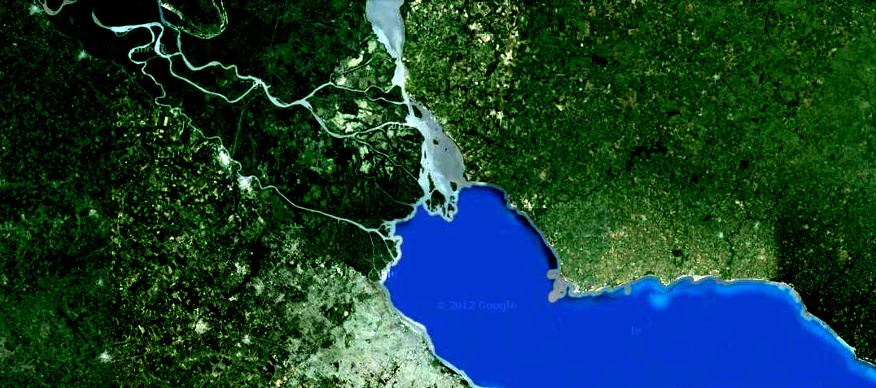
#> input picture 5to año/Procesamiento Digital de Imagenes/ipynb/Practica 8/Rio.png, 876 x 388 px, given in place of rio.jpg, which was not available
$ jupyter execute p4_ej1_ej2_ej3_ej4.ipynb
#> lines starting #> are read from the running program, lines starting #| are printed output that depends on the picture; after the words box and inside, x2 and y2 are one past the last pixel; in counts of white or black regions, pixels touching at a corner belong together; pictures that were not available may be replaced by others from this repository, and a replacement may not be noted
[cell 1]
import cv2
import numpy as np
import matplotlib.pyplot as plt
from ipywidgets import interact, IntSlider

# ==========================================
# 1. FUNCIÓN DE VISUALIZACIÓN
# ==========================================
# [15 lines left out: function mostrar_imagenes, not called in this run]

# ==========================================
# 2. RESOLUCIÓN DEL EJERCICIO 1
# ==========================================
def analizar_modelos_color():
    print("--- PUNTO 1.1: Patrón de colores (Rojo a Azul) ---")
    patron = cv2.imread('patron.tif')

    if patron is not None:
        # Extraer canales B, G, R
        B, G, R = cv2.split(patron)

        # Convertir a HSV y separar canales
        patron_hsv = cv2.cvtColor(patron, cv2.COLOR_BGR2HSV)
        H, S, V = cv2.split(patron_hsv)

        mostrar_imagenes([patron, R, G, B], ["Patrón Original", "Canal R", "Canal G", "Canal B"])
        mostrar_imagenes([patron, H, S, V], ["Patrón Original", "Canal H (Matiz)", "Canal S (Sat)", "Canal V (Brillo)"])

        # ------------------------------------------------------------------
        # Variación de azul a rojo, con S y V máximos (255)
        # ------------------------------------------------------------------
        alto, ancho = patron.shape[:2]

        # En OpenCV: Rojo = 0, Azul = 120.
        # Creamos un degradado 1D que vaya de 120 a 0 a lo largo del ancho de la imagen.
        gradiente_1d = np.linspace(120, 0, ancho, dtype=np.uint8)

        # Repetimos esa fila de colores para que cubra todo el alto de la imagen
        H_nuevo = np.tile(gradiente_1d, (alto, 1))

        # Saturación y Brillo al máximo (255) en toda la matriz
        S_nuevo = np.full((alto, ancho), 255, dtype=np.uint8)
        V_nuevo = np.full((alto, ancho), 255, dtype=np.uint8)

        # Unimos y volvemos a BGR para poder graficar
        patron_nuevo_hsv = cv2.merge([H_nuevo, S_nuevo, V_nuevo])
        patron_nuevo_rgb = cv2.cvtColor(patron_nuevo_hsv, cv2.COLOR_HSV2BGR)

        mostrar_imagenes([patron_nuevo_rgb], ["Nuevo Patrón (Azul -> Rojo, Max Sat/Brillo)"], figsize=(8, 4))
    else:
        print("⚠️ Falta cargar 'patron.tif'")


    print("\n--- PUNTO 1.2: Colores Complementarios ---")
    rosas = cv2.imread('rosas.jpg')

    if rosas is not None:
        rosas_hsv = cv2.cvtColor(rosas, cv2.COLOR_BGR2HSV)
        H_r, S_r, V_r = cv2.split(rosas_hsv)

        # ------------------------------------------------------------------
        # Generar la imagen complementaria.
        # ------------------------------------------------------------------
        # El complementario está a 180° en la rueda cromática (90 en la escala de 0-179 de OpenCV).
        # Pasamos a int16 temporalmente para sumar sin que el límite de 255 nos rompa el cálculo,
        # aplicamos módulo 180 para dar la vuelta a la rueda, y volvemos a uint8.
        H_comp = ((H_r.astype(np.int16) + 90) % 180).astype(np.uint8)

        # Unimos el nuevo matiz conservando la textura/iluminación original (S y V)
        rosas_comp_hsv = cv2.merge([H_comp, S_r, V_r])
        rosas_comp = cv2.cvtColor(rosas_comp_hsv, cv2.COLOR_HSV2BGR)

        mostrar_imagenes([rosas, rosas_comp], ["Rosas Originales", "Rosas Complementarias (Negativo HSV)"])
    else:
        print("⚠️ Falta cargar 'rosas.jpg'")


# Ejecutar el ejercicio
analizar_modelos_color()
print("--- PUNTO 1.3: Perfiles de Intensidad (RGB vs HSV) ---")

def trazar_perfiles_interactivo(fila):
    img = cv2.imread('patron.tif')
    if img is None:
        print("⚠️ Falta cargar 'patron.tif'")
        return

    # Convertir a RGB (para plotear y extraer canales) y a HSV
    img_rgb = cv2.cvtColor(img, cv2.COLOR_BGR2RGB)
    img_hsv = cv2.cvtColor(img, cv2.COLOR_BGR2HSV)

    # Extraer canales
    R, G, B = cv2.split(img_rgb)
    H, S, V = cv2.split(img_hsv)

    # Extraer los perfiles de la fila seleccionada
    perfil_R = R[fila, :]
    perfil_G = G[fila, :]
    perfil_B = B[fila, :]

    perfil_H = H[fila, :]
    perfil_S = S[fila, :]
    perfil_V = V[fila, :]

    # Crear la figura con 2 subplots (uno arriba del otro)
    fig, (ax1, ax2) = plt.subplots(2, 1, figsize=(15, 8), sharex=True)

    # Gráfico 1: Perfiles RGB
    ax1.plot(perfil_R, color='red', label='Canal R (Rojo)')
    ax1.plot(perfil_G, color='green', label='Canal G (Verde)')
    ax1.plot(perfil_B, color='blue', label='Canal B (Azul)')
    ax1.set_title(f'Perfiles RGB - Fila {fila}')
    ax1.set_ylabel('Intensidad (0-255)')
    ax1.legend()
    ax1.grid(True, alpha=0.3)

    # Gráfico 2: Perfiles HSV
    # En OpenCV H va de 0-179, S y V de 0-255.
    ax2.plot(perfil_H, color='purple', label='Canal H (Matiz, 0-179)')
    ax2.plot(perfil_S, color='orange', label='Canal S (Saturación)')
    ax2.plot(perfil_V, color='black', label='Canal V (Brillo)')
    ax2.set_title(f'Perfiles HSV - Fila {fila}')
    ax2.set_xlabel('Columna (X)')
    ax2.set_ylabel('Valor')
    ax2.legend()
    ax2.grid(True, alpha=0.3)

    plt.tight_layout()
    plt.show()

# Asumiendo que patron.tif tiene un alto razonable, seteamos el slider de 0 a 100
# Si la imagen es más grande, puedes ajustar el 'max' del slider
interact(trazar_perfiles_interactivo, fila=IntSlider(min=0, max=100, step=1, value=50))
#> the sliders are set to fila = 50
#> the sliders are set to rango = [20, 60]

[cell 2]
import cv2
import numpy as np
import matplotlib.pyplot as plt
from ipywidgets import interact, IntRangeSlider

def mostrar_pseudocolor(rango):
    # Cargar la imagen en escala de grises
    img_rio = cv2.imread('rio.jpg', cv2.IMREAD_GRAYSCALE)
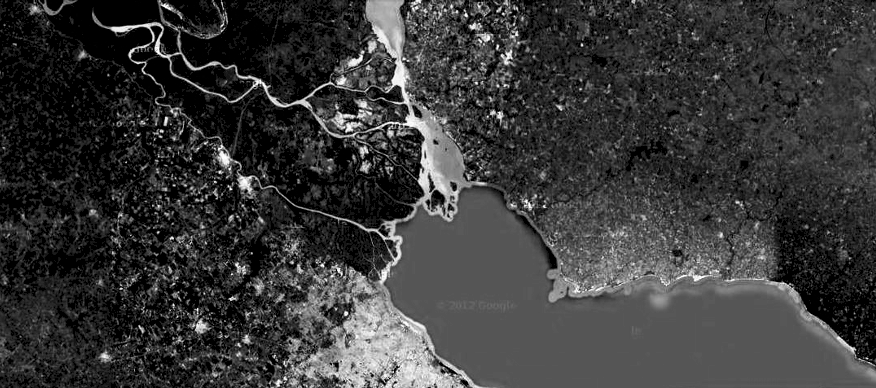
#> img_rio: shape (388, 876); min 0, max 255, mean 57.1

    if img_rio is None:
        print("❌ Error: No se encuentra 'rio.jpg'.")
        return

    # 1. Crear una base en color (copia de la intensidad en los 3 canales)
    # Esto permite que el resto de la imagen se vea "normal" en gris
    rio_pseudocolor = cv2.cvtColor(img_rio, cv2.COLOR_GRAY2BGR)

    # 2. Definir el rango de interés (Agua) extraído del slider
    bajo, alto = rango

    # 3. Generar la máscara binaria para ese rango de intensidades
    mascara_agua = cv2.inRange(img_rio, bajo, alto)
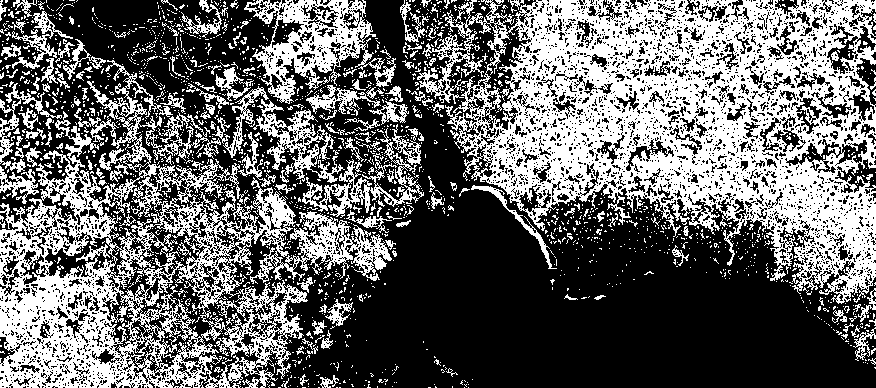
#> mascara_agua: shape (388, 876); 40.3% white; 2004 white regions (1835 under 20 px), largest, box (x1, y1, x2, y2) and area: (417, 0, 876, 304) 66054, (0, 60, 392, 388) 38442, (244, 0, 396, 104) 5858

    # 4. Asignar el color AMARILLO (0, 255, 255 en BGR) a los píxeles de la máscara
    rio_pseudocolor[mascara_agua > 0] = [0, 255, 255]
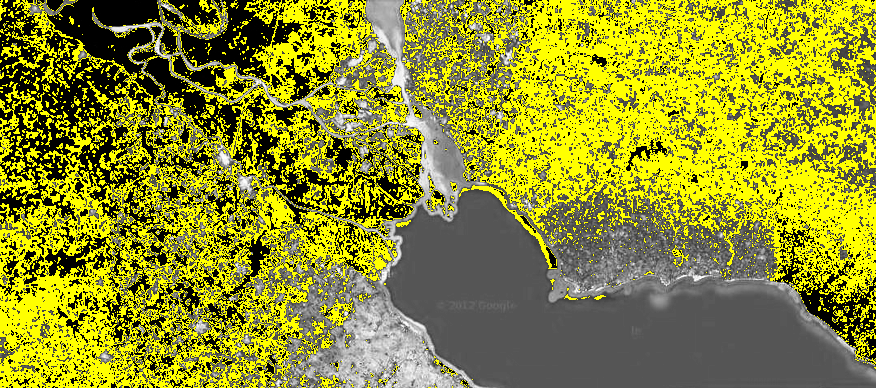
#> rio_pseudocolor: shape (388, 876, 3); mean B, G, R 42.3, 144.9, 144.9

    # Visualización
    plt.figure(figsize=(15, 7))

    plt.subplot(1, 2, 1)
    plt.imshow(img_rio, cmap='gray')
    plt.title('Imagen Original (Grises)')
    plt.axis('off')

    plt.subplot(1, 2, 2)
    # Convertimos BGR a RGB solo para mostrar con Matplotlib
    plt.imshow(cv2.cvtColor(rio_pseudocolor, cv2.COLOR_BGR2RGB))
    plt.title(f'Pseudocolor Detectado (Rango: {bajo}-{alto})')
    plt.axis('off')

    plt.tight_layout()
    plt.show()
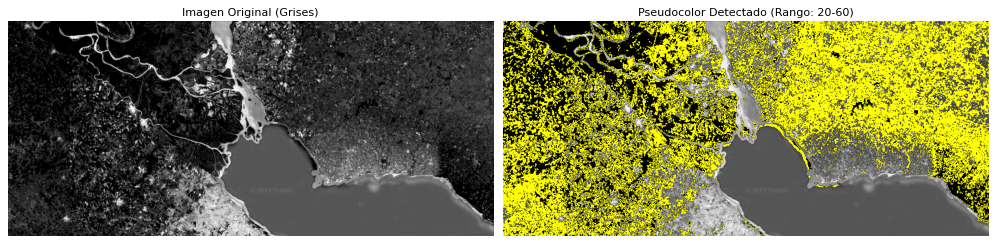
#> figure drawn by matplotlib, 2 panels

# Interfaz interactiva: ajustá el rango para cubrir solo el agua del río
interact(mostrar_pseudocolor,
         rango=IntRangeSlider(value=[20, 60], min=0, max=255, step=1,
                              description='Rango Grises:', continuous_update=False))

[cell 3]
import cv2
import numpy as np
import matplotlib.pyplot as plt

# [27 lines left out: functions mostrar_imagenes, calcular_canal_I_hsi, reconstruir_hsi, not called in this run]

print("--- EJERCICIO 3.1: Manejo de Histograma (Ecualización) ---")
img_oscura = cv2.imread('chairs_oscura.jpg')

if img_oscura is not None:
    # a) Ecualización en RGB (Plano por plano)
    b, g, r = cv2.split(img_oscura)
    b_eq = cv2.equalizeHist(b)
    g_eq = cv2.equalizeHist(g)
    r_eq = cv2.equalizeHist(r)
    img_eq_rgb = cv2.merge([b_eq, g_eq, r_eq])

    # b) Ecualización en HSV (Solo canal V)
    img_hsv = cv2.cvtColor(img_oscura, cv2.COLOR_BGR2HSV)
    h, s, v = cv2.split(img_hsv)
    v_eq = cv2.equalizeHist(v)
    img_eq_hsv = cv2.cvtColor(cv2.merge([h, s, v_eq]), cv2.COLOR_HSV2BGR)

    # c) Ecualización en HSI (Solo canal I)
    I = calcular_canal_I_hsi(img_oscura)
    I_eq = cv2.equalizeHist(I)
    img_eq_hsi = reconstruir_hsi(h, s, I_eq)

    # Visualizamos los resultados
    mostrar_imagenes([img_oscura, img_eq_rgb, img_eq_hsv, img_eq_hsi],
                     ["Original Oscura", "Ecualizada RGB (Mal)", "Ecualizada HSV (Canal V)", "Ecualizada HSI (Canal I)"],
                     figsize=(20, 5))
else:
    print("⚠️ Falta cargar 'chairs_oscura.jpg'")

print("\n--- EJERCICIO 3.2: Realce mediante Acentuado (Filtro Pasa Altos) ---")
img_desenfocada = cv2.imread('camino.tif')

if img_desenfocada is not None:
    # Máscara pasa altos de suma 1 (Realce de bordes preservando luminosidad)
    kernel_pasa_altos = np.array([[ 0, -1,  0],
                                  [-1,  5, -1],
                                  [ 0, -1,  0]], dtype=np.float32)

    # a) Filtrado en RGB (Plano por plano)
    # Se aplica directamente a la imagen a color. cv2.filter2D lo hace por cada canal automáticamente.
    img_pa_rgb = cv2.filter2D(img_desenfocada, -1, kernel_pasa_altos)

    # b) Filtrado en HSV (Solo canal V)
    img_camino_hsv = cv2.cvtColor(img_desenfocada, cv2.COLOR_BGR2HSV)
    h_c, s_c, v_c = cv2.split(img_camino_hsv)
    v_pa = cv2.filter2D(v_c, -1, kernel_pasa_altos)
    img_pa_hsv = cv2.cvtColor(cv2.merge([h_c, s_c, v_pa]), cv2.COLOR_HSV2BGR)

    # c) Filtrado en HSI (Solo canal I)
    I_c = calcular_canal_I_hsi(img_desenfocada)
    I_pa = cv2.filter2D(I_c, -1, kernel_pasa_altos)
    img_pa_hsi = reconstruir_hsi(h_c, s_c, I_pa)

    mostrar_imagenes([img_desenfocada, img_pa_rgb, img_pa_hsv, img_pa_hsi],
                     ["Original Desenfocada", "Pasa Altos RGB", "Pasa Altos HSV (V)", "Pasa Altos HSI (I)"],
                     figsize=(20, 5))
else:
    print("⚠️ Falta cargar 'camino.tif'")

[cell 4]
import cv2
import numpy as np
import matplotlib.pyplot as plt
from ipywidgets import interact, IntRangeSlider, IntSlider, Checkbox

# [13 lines left out: function mostrar_imagenes, not called in this run]

def comparar_segmentacion(img_path, r_c, g_c, b_c, radio_rgb, h_rango, s_rango):
    # Cargar imagen
    img = cv2.imread(img_path)
    if img is None:
        print(f"⚠️ No se encontró la imagen: {img_path}")
        return

    # ====================================================
    # MÉTODO 1: RGB (Distancia Euclidiana - Esfera 3D)
    # ====================================================
    img_rgb = cv2.cvtColor(img, cv2.COLOR_BGR2RGB)

    # Convertimos a float32 para evitar desbordamientos al restar
    img_float = img_rgb.astype(np.float32)
    centro_rgb = np.array([r_c, g_c, b_c], dtype=np.float32)

    # Calculamos la distancia euclidiana de cada píxel al centro de la esfera
    # dist = sqrt((R-Rc)^2 + (G-Gc)^2 + (B-Bc)^2)
    distancias = np.linalg.norm(img_float - centro_rgb, axis=2)

    # Umbralizamos: Si la distancia es menor al radio, pertenece a la máscara (255)
    mascara_rgb = np.where(distancias <= radio_rgb, 255, 0).astype(np.uint8)
    seg_rgb = cv2.bitwise_and(img_rgb, img_rgb, mask=mascara_rgb)

    # ====================================================
    # MÉTODO 2: HSV (Subespacio Rectangular - inRange)
    # ====================================================
    img_hsv = cv2.cvtColor(img, cv2.COLOR_BGR2HSV)

    # Definimos límites (Ignoramos V, dejándolo de 0 a 255 para absorber la iluminación)
    lower_hsv = np.array([h_rango[0], s_rango[0], 0])
    upper_hsv = np.array([h_rango[1], s_rango[1], 255])

    mascara_hsv = cv2.inRange(img_hsv, lower_hsv, upper_hsv)

    # Usamos img_rgb para que Matplotlib lo muestre con colores correctos
    seg_hsv = cv2.bitwise_and(img_rgb, img_rgb, mask=mascara_hsv)

    # ====================================================
    # VISUALIZACIÓN COMPARATIVA
    # ====================================================
    mostrar_imagenes(
        [img_rgb, mascara_rgb, mascara_hsv],
        ["Imagen Original", f"Máscara RGB (Esfera R={radio_rgb})", f"Máscara HSV (Rango H:{h_rango})"]
    )
    mostrar_imagenes(
        [img_rgb, seg_rgb, seg_hsv],
        ["Imagen Original", "Segmentación RGB", "Segmentación HSV"]
    )

print("--- EJERCICIO 4: Segmentación RGB vs HSV ---")
# Puedes cambiar 'futbol.jpg' por las imágenes de rostros (ej: 's01_i08_H_CM.png')
interact(comparar_segmentacion,
         img_path=['futbol.jpg', 's01_i08_H_CM.png', 's03_i10_H_DM.png'],
         # Parámetros RGB (Centro de la esfera y radio)
         r_c=IntSlider(min=0, max=255, value=180, description='R Centro'),
         g_c=IntSlider(min=0, max=255, value=130, description='G Centro'),
         b_c=IntSlider(min=0, max=255, value=100, description='B Centro'),
         radio_rgb=IntSlider(min=10, max=150, value=60, description='Radio Esfera'),
         # Parámetros HSV (Rangos de Matiz y Saturación)
         h_rango=IntRangeSlider(min=0, max=179, value=[0, 25], description='Matiz (H)'),
         s_rango=IntRangeSlider(min=0, max=255, value=[50, 150], description='Saturación (S)')
)
#> the sliders are set to img_path = futbol.jpg, r_c = 180, g_c = 130, b_c = 100, radio_rgb = 60, h_rango = [0, 25], s_rango = [50, 150]
